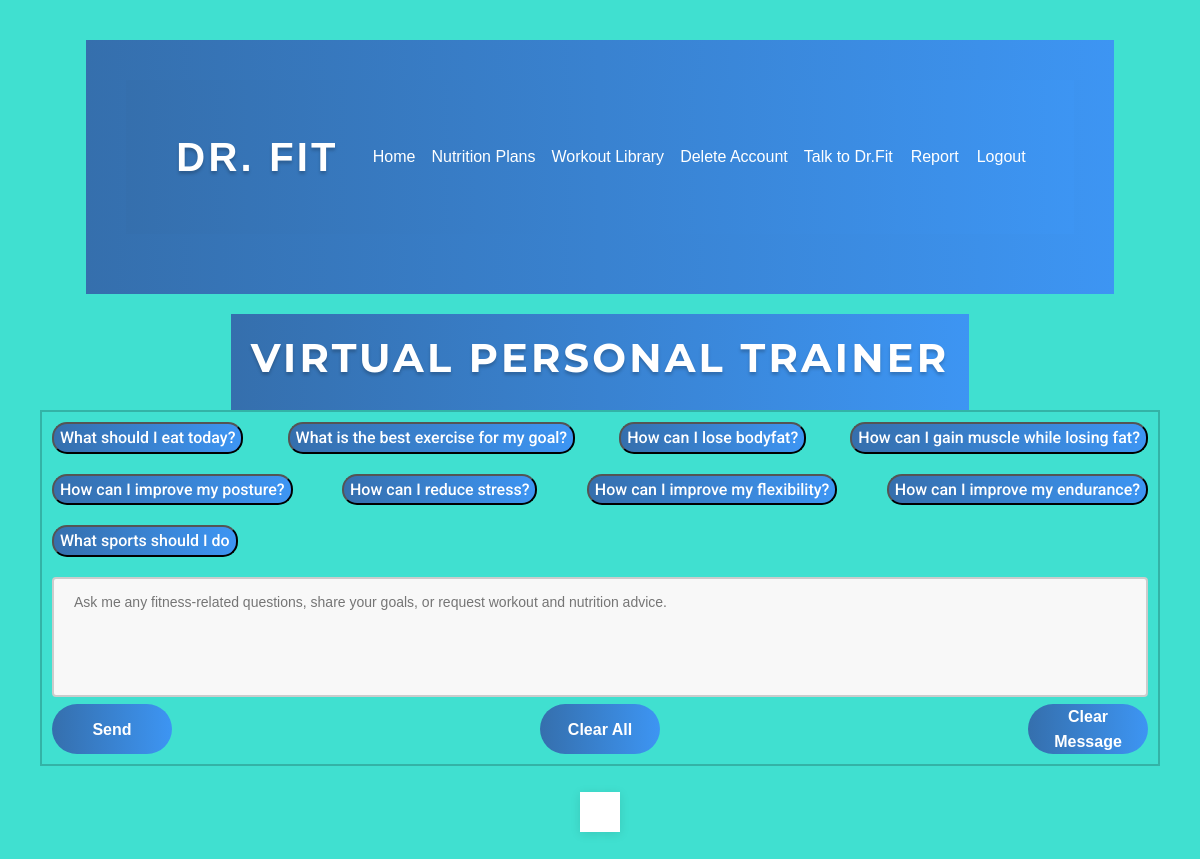
The app's page /main/1 (signed in), older data.
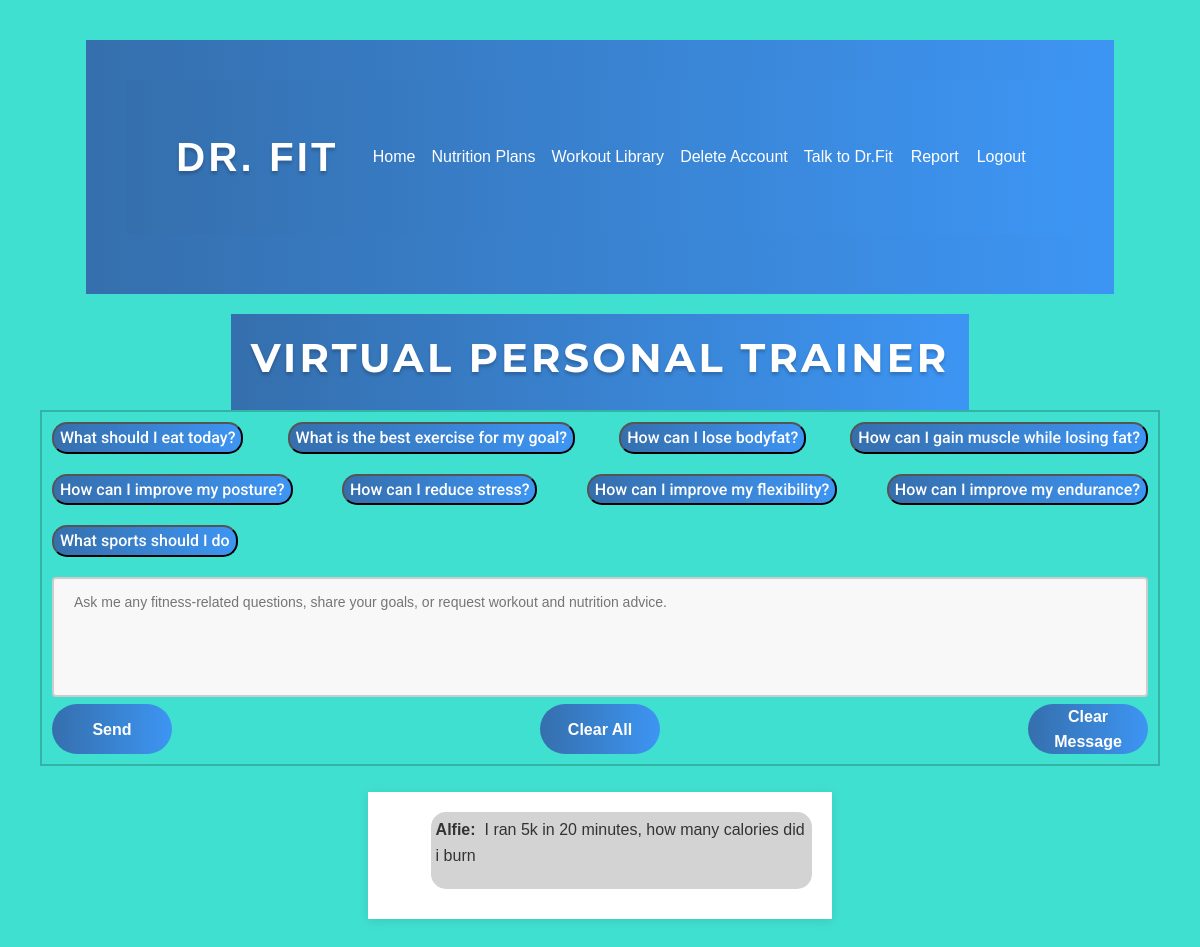
The same page, newer data.
### tables this page shows
CREATE TABLE users (id INTEGER PRIMARY KEY AUTOINCREMENT, username TEXT, email TEXT, password TEXT, gender TEXT, age INTEGER, height REAL, weight REAL, waist REAL, neck REAL, hip REAL, head REAL, goal TEXT, determination_level TEXT, activity_level TEXT, bmr_type TEXT, body_fat_percentage INTEGER, initial_plan TEXT, report TEXT, bmr FLOAT);

### blueprints/get_response.py (the view)
@get_response.route('/main/<int:user_id>')
@login_required
def mainPage(user_id) -> render_template:
    print("ROUTE: main", "FUNC: mainPage\n")
    print("SESSION: ", session)
    if not session.get("conversation"):
        print("No conversation in session - loading from the database\n")
        session["conversation"] = []
        conn = sqlite3.connect('database.db')
        curs = conn.cursor()
        curs.execute("SELECT conversation FROM conversations WHERE user_id = (?)", [user_id])
        for row in curs:
            print('xxx',row[0])
            conv_rec = eval(row[0])
            session["conversation"].append({"role": "user", "content": conv_rec['user']})
            response = conv_rec['assistant']
            if response:
                session["conversation"].append({"role": "assistant", "content": response})
        conn.close()
        print(session)
    if not session.get("conversation"):
        session["conversation"] = []
    print("SESSION: ", session)
    return render_template('main.html', conversation=session["conversation"], user_id=user_id, user_goal=current_user.goal)

### app.py (called while the page is built)
@login_manager.user_loader # Decorator for the user_loader function
def load_user(user_id):
    user_data = loadUserObject(user_id) # Loads the user data from the database
    return user_data # Returns the user data

@app.before_request
def before_request():
    if current_user.is_authenticated:  # Checks if the user is authenticated
        conn = sqlite3.connect('database.db') # Connect to the SQLite database
        curs = conn.cursor() # Create a cursor object to execute SQL commands
        curs.execute("SELECT username, gender, age, height, weight, goal FROM users WHERE id = (?)", [current_user.id]) # Fetch the user data by user ID
        g.user_data = curs.fetchone() # Assign the fetched user data to a global object "g" which is unique for each request context
        conn.close() # Close the connection to the SQLite database

### blueprints/user.py (called while the page is built)
def loadUserObject(user_id):
    conn = sqlite3.connect('database.db')
    curs = conn.cursor()
    curs.execute("SELECT id, username, email, password, gender, age, height, weight, goal, determination_level, activity_level, bmr_type, body_fat_percentage FROM users WHERE id = (?)", [user_id])
    user_data = curs.fetchone()
    conn.close()
    if user_data:
        return User(*user_data)
    else:
        return None

### templates/main.html (shortened to what this page needs)
{% extends "index.html" %}
{% block content %}
<body>
    <nav>
        <h1>Virtual Personal Trainer</h1>
    </nav>
    <div class="form-wrapper">
        <form action="{{ url_for('get_response.response', user_id=user_id) }}" method="POST">
            <div class="button-container">
                <button class="example_question" type="button" onclick="fillQuestion('What should I eat today?')">What should I eat today?</button>
                <button class="example_question" type="button" onclick="fillQuestion('What is the best exercise for my goal?')">What is the best exercise for my goal?</button>
                <button class="example_question" type="button" onclick="fillQuestion('How can I lose bodyfat?')">How can I lose bodyfat?</button>
                <button class="example_question" type="button" onclick="fillQuestion('How can I gain muscle while losing fat?')">How can I gain muscle while losing fat?</button>
                <button class="example_question" type="button" onclick="fillQuestion('How can I improve my posture?')">How can I improve my posture?</button>
                <button class="example_question" type="button" onclick="fillQuestion('How can I reduce stress?')">How can I reduce stress?</button>
                <button class="example_question" type="button" onclick="fillQuestion('How can I improve my flexibility?')">How can I improve my flexibility?</button>
                <button class="example_question" type="button" onclick="fillQuestion('How can I improve my endurance?')">How can I improve my endurance?</button>
                <button class="example_question" type="button" onclick="fillQuestion('What sports should I do')">What sports should I do</button>
            </div>
            <textarea id="user_message" class="user_message" name="user_message" placeholder="Ask me any fitness-related questions, share your goals, or request workout and nutrition advice."></textarea>
            <div class="button-wrapper">
                <button type="submit" class="send-btn">Send</button>
                <button class="send-btn" type="button" class="clear-conversation" onclick="if (confirm('Are you sure you would like to delete everything?')) { location.href='/clear_conversation' }">Clear All</button>
                <button id="clear-btn" class="send-btn" type="button" class="clear-conversation" onclick=>Clear Message</button>
            </div>
        </form>
    </div>
    <br>
    <div id="response">
        {% if conversation %}
            {% for message in conversation %}
                <div class="message-container{% if message.role == 'user' %}-user{% else %}-gpt{% endif %}">
                    {% if message.role == "user" %}
                        <p class="break-lines"><strong>{{ current_user.username }}: </strong> {{ message.content | safe }}</p>
                    {% else %}
                        {% if message.content != None %}
                            <p class="break-lines"><strong>Dr. Fit (Virtual-Personal-Trainer): </strong> <br><br>{{ message.content | safe }}</p>
                        {% endif %}
                    {% endif %}
                </div>
            {% endfor %}
        {% endif %}
    </div>
{% endblock %}

### templates/index.html (shortened to what this page needs)
<!DOCTYPE html>
<html lang="en">
<head>
    <link href="https://cdn.jsdelivr.net/npm/bootstrap@5.1.0/dist/css/bootstrap.min.css" rel="stylesheet">
    <link rel="stylesheet" href="{{ url_for('static', filename='styles.css') }}">
</head>
<body>
    <nav class="navbar navbar-expand-md navbar-light bg-primary">
        <nav class="navbar navbar-expand-md navbar-light bg-primary">
            <a class="navbar-brand" href="{{ url_for('get_response.response', user_id=current_user.id) }}">Dr. Fit</a>
            <div class="collapse navbar-collapse" id="collapsibleNavbar">
                <ul class="navbar-nav">
                    <li class="nav-item">
                        <a class="nav-link" href="{{ url_for('routes.account_route', user_id=current_user.id) }}">Home</a>
                    </li>
                    <li class="nav-item">
                        <a class="nav-link" href="{{ url_for('nutrition.nutrition_page', user_id=current_user.id) }}">Nutrition Plans</a>
                    </li>
                    <li class="nav-item">
                        <a class="nav-link" href="{{ url_for('routes.workout_library', user_id=current_user.id) }}">Workout Library</a>
                    </li>
                    <li class="nav-item">
                        <a class="nav-link" href="{{ url_for('user.delete_account', user_id=current_user.id) }}" onclick="return confirm('Are you sure you would like to delete your account? This cannot be undone.')">Delete Account</a>
                    </li>
                    <li class="nav-item">
                        <a class="nav-link" href="{{ url_for('get_response.mainPage', user_id=current_user.id) }}">Talk to Dr.Fit</a>
                    </li>
                    <li class="nav-item">
                        <a href="{{ url_for('get_response.report') }}">Report</a>
                    </li>
                    <li class="nav-item">
                        <a class="nav-link" href="{{ url_for('login.logout') }}">Logout</a>
                    </li>
                </ul>
            </div>
        </nav>
    </nav>
    {% block content %}{% endblock %}
</body>
</html>

### static/styles.css (style rules this page uses)
body { font-family: "Roboto", sans-serif; background-color: #40E0D0; color: #333; line-height: 1.6; }
a { color: #333; text-decoration: none; }
h1,h2,h3,h4,h5,h6 { font-family: 'montserrat', sans-serif !important;; }
nav { display: flex; justify-content: flex-end; align-items: center; padding: 20px; background: linear-gradient(to right, #356fad, #3d95f3); }
nav a { color: #fff; padding: 0 10px; }
body { font-family: Arial, sans-serif; }
#response { padding: 20px; background-color: #fff; box-shadow: 0 2px 10px rgba(0, 0, 0, 0.1); margin-bottom: 20px; }
.button-wrapper { display: flex; flex-direction: row; justify-content: space-between; flex-wrap: wrap; width: 100%; }
nav { position: relative; }
.break-lines { white-space: pre-wrap; }
nav h1 { font-size: 2.5rem; font-weight: 700; color: #fff; text-transform: uppercase; letter-spacing: 0.2rem; text-shadow: 0 0.2rem 0.2rem rgba(0, 0, 0, 0.2); }
.example_question { display: flex; justify-content: center; align-items: center; flex-direction: column; margin-bottom: 20px; font-size: 16px; font-family: "Roboto", sans-serif; font-weight: 500; background: linear-gradient(to right, #356fad, #3d95f3); border-radius: 15px; color: white; transition: transform .2s ease-in-out; cursor: pointer; }
.button-container { display: flex; justify-content: space-between; flex-wrap: wrap; }
.send-btn { display: inline-flex; justify-content: center; align-items: center; width: 120px; height: 50px; border-radius: 25px; font-size: 16px; font-weight: bold; color: white; background: linear-gradient(to right, #356fad, #3d95f3); border: none; cursor: pointer; text-decoration: none; transition: transform .2s ease-in-out; }
.form-wrapper { display: flex; justify-content: space-between; flex-wrap: wrap; border: 2px solid rgba(0, 0, 0, 0.202); }
.form-wrapper form { margin: 10px; }
.navbar { margin-bottom: 20px; }
.navbar a { color: #fff; }
.message-container-user { background-color: lightgrey; padding: 5px; border-radius: 15px; margin-bottom: 10px; margin-left: 10%; }
.user_message { width: 100%; height: 120px; padding: 12px 20px; box-sizing: border-box; border: 2px solid #ccc; border-radius: 4px; background-color: #f8f8f8; font-size: 14px; resize: none; }
.navbar { padding: 40px; }
body { display: flex; flex-direction: column; justify-content: center; align-items: center; min-height: 100vh; padding: 40px; }
.navbar-brand { font-size: 2.5rem; font-weight: 700; color: #fff !important; text-transform: uppercase; letter-spacing: 0.2rem; text-shadow: 0 0.2rem 0.2rem rgba(0, 0, 0, 0.2); }
.nav-link { padding: 0 10px; color: #fff !important; }

Row changes from the older to the newer data that the page shows:
now on this page (row edited): users: username "Alfie"
Text that changed along with them:
new list line: ": I ran 5k in 20 minutes, how many calories did i burn"
